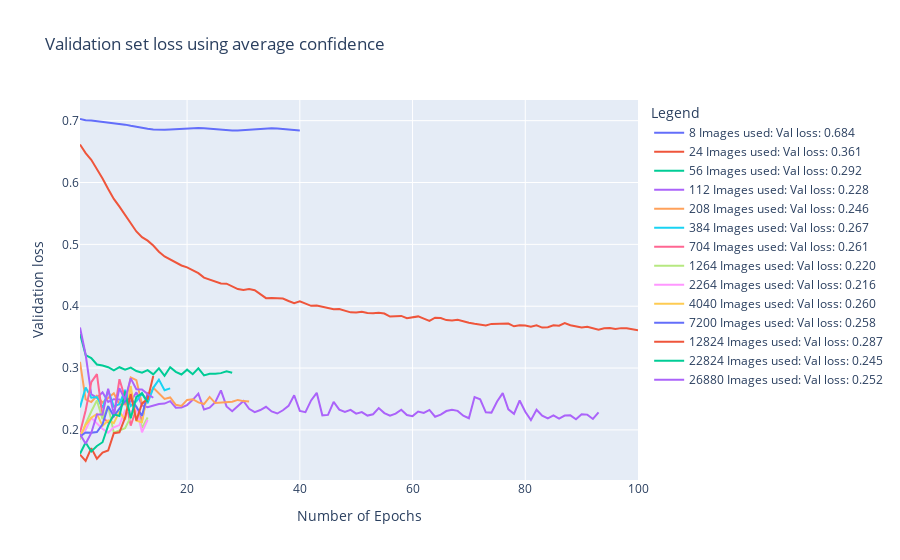

Source (notebook cell):
### Code cell
plot_validation_performance_vs_epochs(
    performance, 
    no_of_samples, 
    title="Validation set loss using average confidence", 
    x_axes="Number of Epochs", 
    y_axes="Validation loss", 
    plotting_curve="val loss"
)
